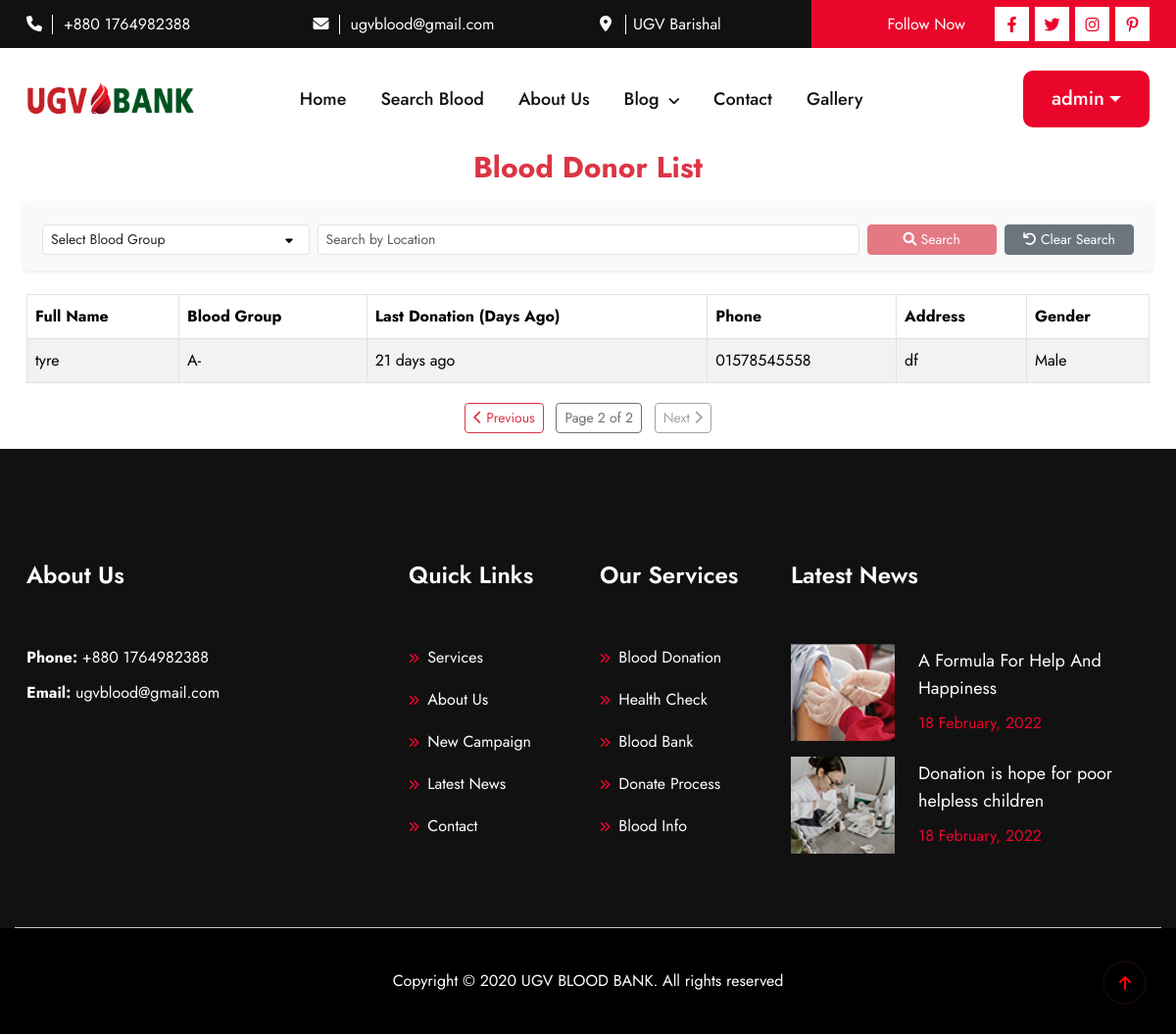
The app's page /donors/?page=2&blood_group=&location= (signed in) with its own data.
### blood/models.py (models this page shows, shortened)
class DonorProfile(models.Model):
    BLOOD_GROUP_CHOICES = [
        ('A+', 'A+'), ('A-', 'A-'),
        ('B+', 'B+'), ('B-', 'B-'),
        ('AB+', 'AB+'), ('AB-', 'AB-'),
        ('O+', 'O+'), ('O-', 'O-')
    ]
    GENDER_CHOICES = [
        ('M', 'Male'),
        ('F', 'Female'),
        ('O', 'Other'),
    ]
    user = models.OneToOneField(User, on_delete=models.CASCADE)
    full_name = models.CharField(max_length=80)
    profile_picture = models.ImageField(upload_to='profile_pics/', blank=True, null=True)
    blood_group = models.CharField(max_length=3, choices=BLOOD_GROUP_CHOICES)
    gender = models.CharField(max_length=1, choices=GENDER_CHOICES)  # New field for gender
    date_of_birth = models.DateField()
    phone_number = models.CharField(
        max_length=11,
        validators=[RegexValidator(regex=r'^\+?1?\d{9,15}$')]
    )
    present_address = models.TextField(max_length=400)
    permanent_address = models.TextField(max_length=400, blank=True, null=True)
    last_donation_date = models.DateField(blank=True, null=True)
    availability = models.BooleanField(default=True)  # To indicate if they are available for donation

### blood/views.py (the view)
# urls.py: path('donors/', donor_list, name='donor_list'),
def donor_list(request):
    blood_group = request.GET.get('blood_group', '')
    location = request.GET.get('location', '')
    donors = DonorProfile.objects.all()
    if blood_group:
        donors = donors.filter(blood_group=blood_group)
    if location:
        donors = donors.filter(present_address__icontains=location)
    donors = donors.order_by('full_name')
    for donor in donors:
        if donor.last_donation_date:
            today = datetime.now().date()
            donor.days_since_last_donation = (today - donor.last_donation_date).days
        else:
            donor.days_since_last_donation = None
    paginator = Paginator(donors, 5)  # Show 5 donors per page
    page = request.GET.get('page')
    donors = paginator.get_page(page)
    context = {
        'donors': donors,
        'blood_groups': DonorProfile.BLOOD_GROUP_CHOICES,
        'is_search': bool(blood_group or location),
    }
    return render(request, 'donor_list.html', context)

### templates/donor_list.html (shortened to what this page needs)
{% extends "base.html" %}
{% block content %}
<div class="container">
    <h4 class="text-center text-danger mb-4">Blood Donor List</h4>
    <form method="get" class="row g-2 mb-4 p-3 bg-light rounded shadow-sm">
        <div class="col-md-3">
            <select name="blood_group" class="form-select form-select-sm">
                <option value="">Select Blood Group</option>
            </select>
        </div>
        <div class="col-md-6">
            <input type="text" name="location" class="form-control form-control-sm" id="location-input" placeholder="Search by Location"
                   value="{{ request.GET.location }}">
        </div>
        <div class="col-md-3 d-flex justify-content-between align-items-center">
            <button type="submit" id="search-button" class="btn btn-danger btn-sm w-50 me-2" disabled>
                <i class="fas fa-search"></i> Search
            </button>
            <a href="{% url 'donor_list' %}" class="btn btn-secondary btn-sm w-50">
                <i class="fas fa-undo"></i> Clear Search
            </a>
        </div>
    </form>
    <div class="table-responsive">
        <table class="table table-striped table-bordered">
            <thead style="background-color: #dc3545; color: white;">
                <tr>
                    <th>Full Name</th>
                    <th>Blood Group</th>
                    <th>Last Donation (Days Ago)</th>
                    <th>Phone</th>
                    <th>Address</th>
                    <th>Gender</th>
                </tr>
            </thead>
            <tbody>
                {% for donor in donors %}
                <tr>
                    <td>{{ donor.full_name }}</td>
                    <td>{{ donor.blood_group }}</td>
                    <td>
                        {% if donor.days_since_last_donation %}
                            {{ donor.days_since_last_donation }} days ago
                        {% else %}
                            Never donated
                        {% endif %}
                    </td>
                    <td>{{ donor.phone_number }}</td>
                    <td>{{ donor.present_address }}</td>
                    <td>{{ donor.get_gender_display }}</td>
                </tr>
                {% empty %}
                <tr>
                    <td colspan="6" class="text-center text-danger">
                        <i class="fas fa-tint"></i> No donors found
                    </td>
                </tr>
                {% endfor %}
            </tbody>
        </table>
    </div>
   {% if donors.paginator.num_pages > 1 %}
   <nav aria-label="Page navigation" class="text-center mt-1 mb-3">
       {% if donors.has_previous %}
       <a class="btn btn-sm btn-outline-danger me-2" href="?page={{ donors.previous_page_number }}&blood_group={{ request.GET.blood_group }}&location={{ request.GET.location }}">
           <i class="fas fa-chevron-left"></i> Previous
       </a>
       {% else %}
       <button class="btn btn-sm btn-outline-secondary me-2" disabled>
           <i class="fas fa-chevron-left"></i> Previous
       </button>
       {% endif %}
       <span class="btn btn-sm btn-outline-dark disabled">
           Page {{ donors.number }} of {{ donors.paginator.num_pages }}
       </span>
       {% if donors.has_next %}
       <a class="btn btn-sm btn-outline-danger ms-2" href="?page={{ donors.next_page_number }}&blood_group={{ request.GET.blood_group }}&location={{ request.GET.location }}">
           Next <i class="fas fa-chevron-right"></i>
       </a>
       {% else %}
       <button class="btn btn-sm btn-outline-secondary ms-2" disabled>
           Next <i class="fas fa-chevron-right"></i>
       </button>
       {% endif %}
   </nav>
   {% endif %}
</div>
{% endblock %}

### templates/header.html (shortened to what this page needs)
{% load static %}
  <header>
    <div class="header_top d-none d-lg-block d-xl-block d-xxl-block">
      <div class="container">
        <div class="row">
          <div class="col-xl-3 col-lg-3">
            <div class="header_top_content">
              <span><i class="fa-solid fa-phone"></i></span>
              <a href="tel:01977259912">+880 1764982388</a>
            </div>
          </div>
          <div class="col-xl-3 col-lg-3">
            <div class="header_top_content">
              <span><i class="fa-solid fa-envelope"></i></span>
              <a href="mailto:ugvblood@gmail.com">ugvblood@gmail.com</a>
            </div>
          </div>
          <div class="col-xl-3 col-lg-3">
            <div class="header_top_content">
              <span><i class="fa-solid fa-location-dot"></i></span>
              <a href="#">UGV Barishal</a>
            </div>
          </div>
          <div class="col-xl-3 col-lg-3">
            <div class="header_top_social">
              <p>Follow Now</p>
              <ul class="d-flex">
                <li><a href="#"><i class="fa-brands fa-facebook-f"></i></a></li>
                <li><a href="#"><i class="fa-brands fa-twitter"></i></a></li>
                <li><a href="#"><i class="fa-brands fa-instagram"></i></a></li>
                <li><a href="#"><i class="fa-brands fa-pinterest-p"></i></a></li>
              </ul>
            </div>
          </div>
        </div>
      </div>
    </div>
    <div class="header_bottom header_bottom2">
      <div class="container">
        <div class="row align-items-center position-relative">
          <div class="col-xl-2 col-lg-2 col-md-4 col-6">
            <div class="header_logo">
              <a href="{% url 'home' %}"><img  src="{% static 'assets/logo/logo.png' %}" alt="images not founds" class="img-fluid"></a>
            </div>
          </div>
          <div class="col-xl-7 col-lg-8 d-none d-xxl-block d-xl-block">
            <ul class="main_menu">
              <li><a href="{% url 'home' %}">Home</a></li>
              <li><a href="{% url 'donor_list' %}">Search Blood</a></li>
              <li><a href="about.html">About Us</a></li>
              <li class="position-relative">
                <a href="javascript:void(0)">Blog <i class="fa-solid fa-angle-down"></i></a>
              </li>
              <li><a href="contact.html">Contact</a></li>
              <li><a href="contact.html">Gallery</a></li>
            </ul>
          </div>
          <div class="col-xl-3 col-lg-2 d-none d-xxl-block d-xl-block">
            <div class="header_search_menu d-flex">
                {% if request.user.is_authenticated %}
                    <div class="dropdown">
                        <button class="btn red_btn get_code dropdown-toggle" type="button" id="userDropdown" data-bs-toggle="dropdown" aria-expanded="false">
                            {{ request.user.username }}
                        </button>
                    </div>
                {% else %}
                    <div>
                        <a href="{% url 'login' %}" class="red_btn get_code">Account</a>
                    </div>
                {% endif %}
            </div>
        </div>
        </div>
      </div>
    </div>
  </header>

### blood/static/assets/css/fancybox.css (style rules this page uses)
:root { --f-spinner-width: 36px;--f-spinner-height: 36px;--f-spinner-color-1: rgba(0, 0, 0, 0.1);--f-spinner-color-2: rgba(17, 24, 28, 0.8);--f-spinner-stroke: 2.75 }
:root { --f-button-width: 40px;--f-button-height: 40px;--f-button-border: 0;--f-button-border-radius: 0;--f-button-color: #374151;--f-button-bg: #f8f8f8;--f-button-hover-bg: #e0e0e0;--f-button-active-bg: #d0d0d0;--f-button-shadow: none;--f-button-transition: all 0.15s ease;--f-button-transform: none;--f-button-svg-width: 20px;--f-button-svg-height: 20px;--f-button-svg-stroke-width: 1.5;--f-button-svg-fill: none;--f-button-svg-filter: none;--f-button-svg-disabled-opacity: 0.65 }

### records on screen
DonorProfile: full_name "tyre", blood_group "A-", days_since_last_donation "21", phone_number "01578545558", present_address "df", gender "Male"

### other values on screen
{{ request.user.username }} "admin"
{{ donors.number }} "2"
{{ donors.paginator.num_pages }} "2"
